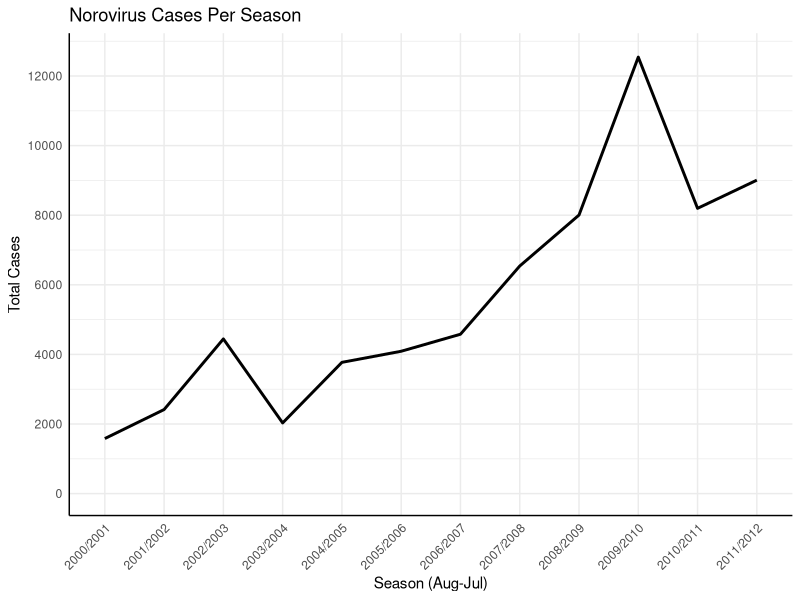
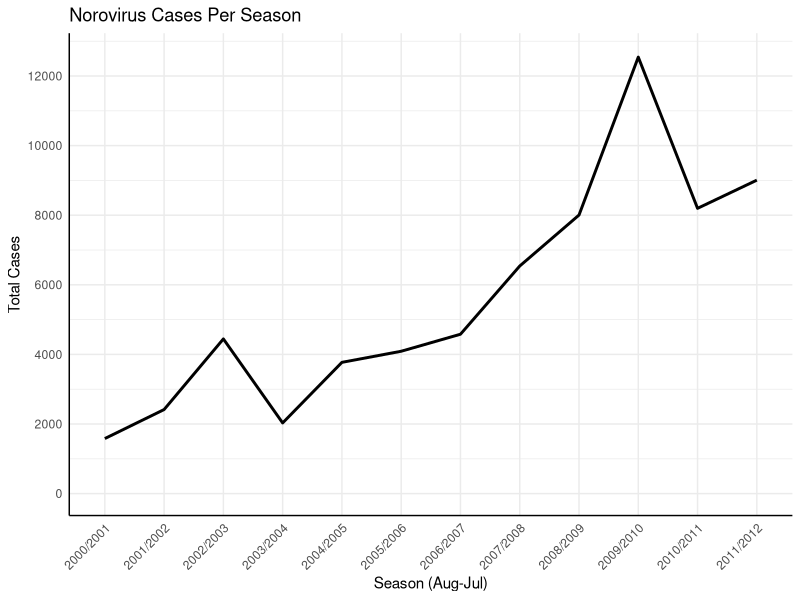

Here is the R script that generated these plots, in order:
Noro <- structure(list(Month = structure(c(6L, 7L, 8L, 9L, 10L, 11L, 
12L, 1L, 2L, 3L, 4L, 5L, 6L, 7L, 8L, 9L, 10L, 11L, 12L, 1L, 2L, 
3L, 4L, 5L, 6L, 7L, 8L, 9L, 10L, 11L, 12L, 1L, 2L, 3L, 4L, 5L, 
6L, 7L, 8L, 9L, 10L, 11L, 12L, 1L, 2L, 3L, 4L, 5L, 6L, 7L, 8L, 
9L, 10L, 11L, 12L, 1L, 2L, 3L, 4L, 5L, 6L, 7L, 8L, 9L, 10L, 11L, 
12L, 1L, 2L, 3L, 4L, 5L, 6L, 7L, 8L, 9L, 10L, 11L, 12L, 1L, 2L, 
3L, 4L, 5L, 6L, 7L, 8L, 9L, 10L, 11L, 12L, 1L, 2L, 3L, 4L, 5L, 
6L, 7L, 8L, 9L, 10L, 11L, 12L, 1L, 2L, 3L, 4L, 5L, 6L, 7L, 8L, 
9L, 10L, 11L, 12L, 1L, 2L, 3L, 4L, 5L, 6L, 7L, 8L, 9L, 10L, 11L, 
12L, 1L, 2L, 3L, 4L, 5L, 6L, 7L, 8L, 9L, 10L, 11L, 12L, 1L, 2L, 
3L, 4L, 5L, 6L, 7L, 8L, 9L, 10L, 11L, 12L, 1L, 2L, 3L, 4L, 5L
), .Label = c("Aug", "Sep", "Oct", "Nov", "Dec", "Jan", "Feb", 
"Mar", "Apr", "May", "Jun", "Jul"), class = c("ordered", "factor"
)), Cases = c(200L, 370L, 289L, 277L, 154L, 103L, 72L, 70L, 45L, 
84L, 156L, 102L, 162L, 195L, 343L, 179L, 127L, 69L, 50L, 82L, 
56L, 83L, 132L, 267L, 446L, 103L, 137L, 144L, 276L, 259L, 431L, 
282L, 357L, 820L, 419L, 634L, 464L, 449L, 424L, 357L, 127L, 69L, 
43L, 47L, 72L, 141L, 83L, 51L, 99L, 166L, 386L, 313L, 232L, 205L, 
236L, 73L, 72L, 198L, 451L, 702L, 754L, 449L, 535L, 271L, 164L, 
75L, 28L, 36L, 45L, 79L, 106L, 380L, 585L, 783L, 984L, 469L, 
302L, 217L, 105L, 131L, 120L, 121L, 372L, 422L, 801L, 855L, 699L, 
618L, 278L, 69L, 94L, 124L, 243L, 397L, 774L, 1057L, 1088L, 701L, 
749L, 719L, 354L, 168L, 166L, 96L, 239L, 436L, 756L, 1356L, 1681L, 
1209L, 969L, 562L, 268L, 250L, 183L, 135L, 180L, 338L, 695L, 
1246L, 2626L, 2520L, 2582L, 1091L, 732L, 265L, 133L, 139L, 142L, 
189L, 451L, 906L, 1074L, 1297L, 1578L, 898L, 698L, 481L, 345L, 
179L, 182L, 292L, 497L, 1027L, 1366L, 1946L, 1112L, 1022L, 758L, 
380L, 247L, 142L, 231L, 737L, 1336L, 1568L), Year = c(2000L, 
2000L, 2000L, 2000L, 2000L, 2000L, 2000L, 2000L, 2000L, 2000L, 
2000L, 2000L, 2001L, 2001L, 2001L, 2001L, 2001L, 2001L, 2001L, 
2001L, 2001L, 2001L, 2001L, 2001L, 2002L, 2002L, 2002L, 2002L, 
2002L, 2002L, 2002L, 2002L, 2002L, 2002L, 2002L, 2002L, 2003L, 
2003L, 2003L, 2003L, 2003L, 2003L, 2003L, 2003L, 2003L, 2003L, 
2003L, 2003L, 2004L, 2004L, 2004L, 2004L, 2004L, 2004L, 2004L, 
2004L, 2004L, 2004L, 2004L, 2004L, 2005L, 2005L, 2005L, 2005L, 
2005L, 2005L, 2005L, 2005L, 2005L, 2005L, 2005L, 2005L, 2006L, 
2006L, 2006L, 2006L, 2006L, 2006L, 2006L, 2006L, 2006L, 2006L, 
2006L, 2006L, 2007L, 2007L, 2007L, 2007L, 2007L, 2007L, 2007L, 
2007L, 2007L, 2007L, 2007L, 2007L, 2008L, 2008L, 2008L, 2008L, 
2008L, 2008L, 2008L, 2008L, 2008L, 2008L, 2008L, 2008L, 2009L, 
2009L, 2009L, 2009L, 2009L, 2009L, 2009L, 2009L, 2009L, 2009L, 
2009L, 2009L, 2010L, 2010L, 2010L, 2010L, 2010L, 2010L, 2010L, 
2010L, 2010L, 2010L, 2010L, 2010L, 2011L, 2011L, 2011L, 2011L, 
2011L, 2011L, 2011L, 2011L, 2011L, 2011L, 2011L, 2011L, 2012L, 
2012L, 2012L, 2012L, 2012L, 2012L, 2012L, 2012L, 2012L, 2012L, 
2012L, 2012L), Season = structure(c(1L, 1L, 1L, 1L, 1L, 1L, 1L, 
2L, 2L, 2L, 2L, 2L, 2L, 2L, 2L, 2L, 2L, 2L, 2L, 3L, 3L, 3L, 3L, 
3L, 3L, 3L, 3L, 3L, 3L, 3L, 3L, 4L, 4L, 4L, 4L, 4L, 4L, 4L, 4L, 
4L, 4L, 4L, 4L, 5L, 5L, 5L, 5L, 5L, 5L, 5L, 5L, 5L, 5L, 5L, 5L, 
6L, 6L, 6L, 6L, 6L, 6L, 6L, 6L, 6L, 6L, 6L, 6L, 7L, 7L, 7L, 7L, 
7L, 7L, 7L, 7L, 7L, 7L, 7L, 7L, 8L, 8L, 8L, 8L, 8L, 8L, 8L, 8L, 
8L, 8L, 8L, 8L, 9L, 9L, 9L, 9L, 9L, 9L, 9L, 9L, 9L, 9L, 9L, 9L, 
10L, 10L, 10L, 10L, 10L, 10L, 10L, 10L, 10L, 10L, 10L, 10L, 11L, 
11L, 11L, 11L, 11L, 11L, 11L, 11L, 11L, 11L, 11L, 11L, 12L, 12L, 
12L, 12L, 12L, 12L, 12L, 12L, 12L, 12L, 12L, 12L, 13L, 13L, 13L, 
13L, 13L, 13L, 13L, 13L, 13L, 13L, 13L, 13L, 14L, 14L, 14L, 14L, 
14L), .Label = c("1999/2000", "2000/2001", "2001/2002", "2002/2003", 
"2003/2004", "2004/2005", "2005/2006", "2006/2007", "2007/2008", 
"2008/2009", "2009/2010", "2010/2011", "2011/2012", "2012/2013"
), class = "factor")), .Names = c("Month", "Cases", "Year", "Season"
), row.names = c(NA, -156L), class = "data.frame")

library(ggplot2)
library(plyr)

# Sum Cases Per Season
NoroSeason <- ddply(Noro, c("Season"), summarise, Sum=sum(Cases,na.rm=TRUE))

# Remove Seasons with incomplete data
NoroSeason <- subset(NoroSeason, Season != "1999/2000" & Season != "2012/2013")

# Plot Total Case Per Season
ggplot(data=NoroSeason,aes(x=Season, y=Sum,group=0)) +
	geom_line(size=1) +
	labs(x="Season (Aug-Jul)", y="Total Cases", title="Norovirus Cases Per Season") +
	scale_y_continuous(limits=c(0,12600),breaks = seq(0,12600,by = 2000)) +
	theme_minimal() + 
	theme(axis.text.x = element_text(angle=45,hjust=1),axis.line = element_line(size = 0.5, linetype = "solid",colour = "black"))

ggsave(file="NoroY.pdf", width=7, height=5)